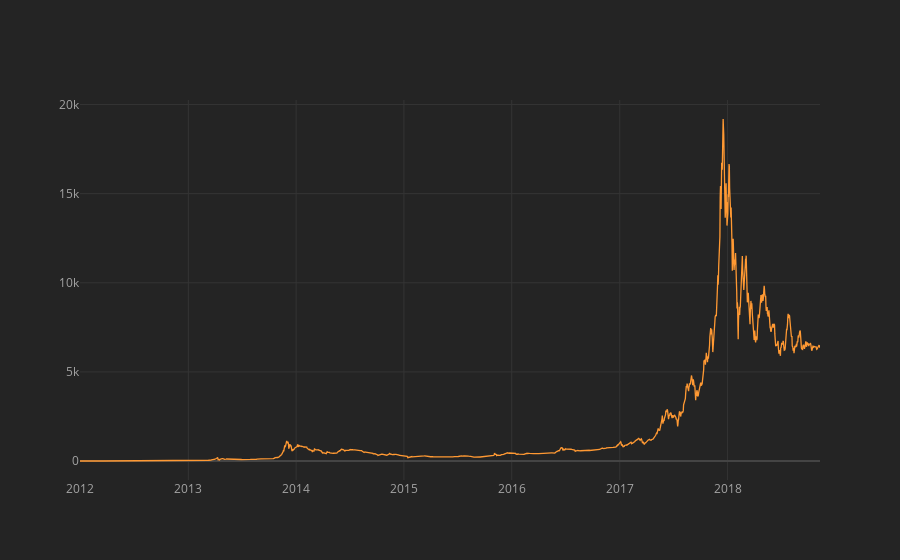

The notebook cell saved with this chart:
### Code cell
real_price.iplot()

### Figure 1 — Plotly figure (JSON) as saved in the notebook; plotly's stock layout.template omitted (floating-point values rounded to 4 significant figures; data arrays with more than 128 entries replaced by an {"elided": "..."} marker saying what was removed)
{"data": [{"line": {"color": "rgba(255, 153, 51, 1.0)", "dash": "solid", "shape": "linear", "width": 1.3}, "mode": "lines", "name": "Weighted_Price", "text": "", "type": "scatter", "x": {"elided": "2504 str values"}, "y": {"elided": "2504 float values"}}], "layout": {"legend": {"bgcolor": "#242424", "font": {"color": "#F4F4F4"}}, "paper_bgcolor": "#242424", "plot_bgcolor": "#242424", "title": {"font": {"color": "#F4F4F4"}}, "xaxis": {"gridcolor": "#343434", "showgrid": true, "tickfont": {"color": "#A4A4A4"}, "title": {"font": {"color": "#A4A4A4"}, "text": ""}, "zerolinecolor": "#444444"}, "yaxis": {"gridcolor": "#343434", "showgrid": true, "tickfont": {"color": "#A4A4A4"}, "title": {"font": {"color": "#A4A4A4"}, "text": ""}, "zerolinecolor": "#444444"}}}
